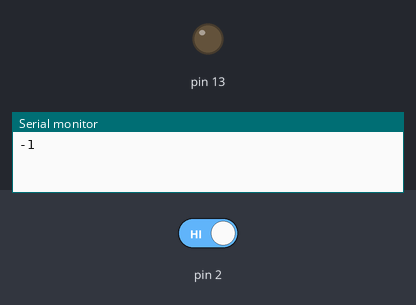
Recording of a sketch running on a simulated Arduino Uno, built with avr-gcc and run on an emulated ATmega328P. On the bench: output pins drawn as LEDs (lit = HIGH), the last lines printed to the serial monitor. The test bench sets the inputs (shaded band); at power-on: pin 2 HIGH. EEPROM starts erased. At 1.3 s the program stops and its outputs stay as they are.

Above: at 1.2 s.
1.3 s: pin 2 driven LOW
At 1.9 s:
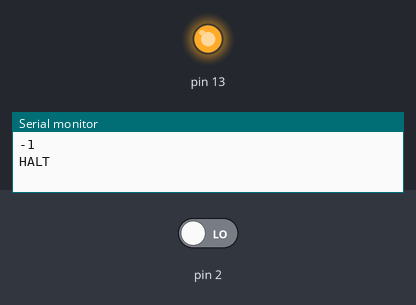
Timing chart, 0 to 2.8 s (numbered marks = the images above; inputs shaded):
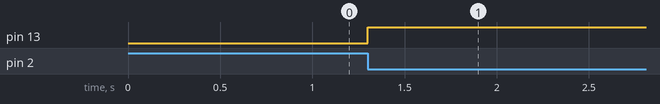

Measured:
- after the input at 1.3 s, pin 13: LOW → HIGH at once

The sketch:

afterdeath.ino
```cpp
// http://mustcalculate.com/electronics/capacitorchargeanddischarge.php?vfrom=.3&vto=4.8&vs=5&c=1.5&r=10&time=

#include <EEPROM.h>
int reboot = 0;

void setup() {
  Serial.begin(9600);
  pinMode(13, OUTPUT);
  pinMode(2, INPUT);

  //EEPROM.put(10, reboot);
  //delay(100);
  EEPROM.get(10, reboot);
  Serial.println(reboot);

  for (int i = 0; i < reboot*2; i++) {
    digitalWrite(13, !digitalRead(13));
    delay(200);
  }
  digitalWrite(13, LOW);

}

void loop() {
  if (digitalRead(2) == LOW) {
    digitalWrite(13, HIGH);
    reboot++;
    EEPROM.put(10, reboot);
    Serial.println("HALT");
    while(1);
  }
}
```
